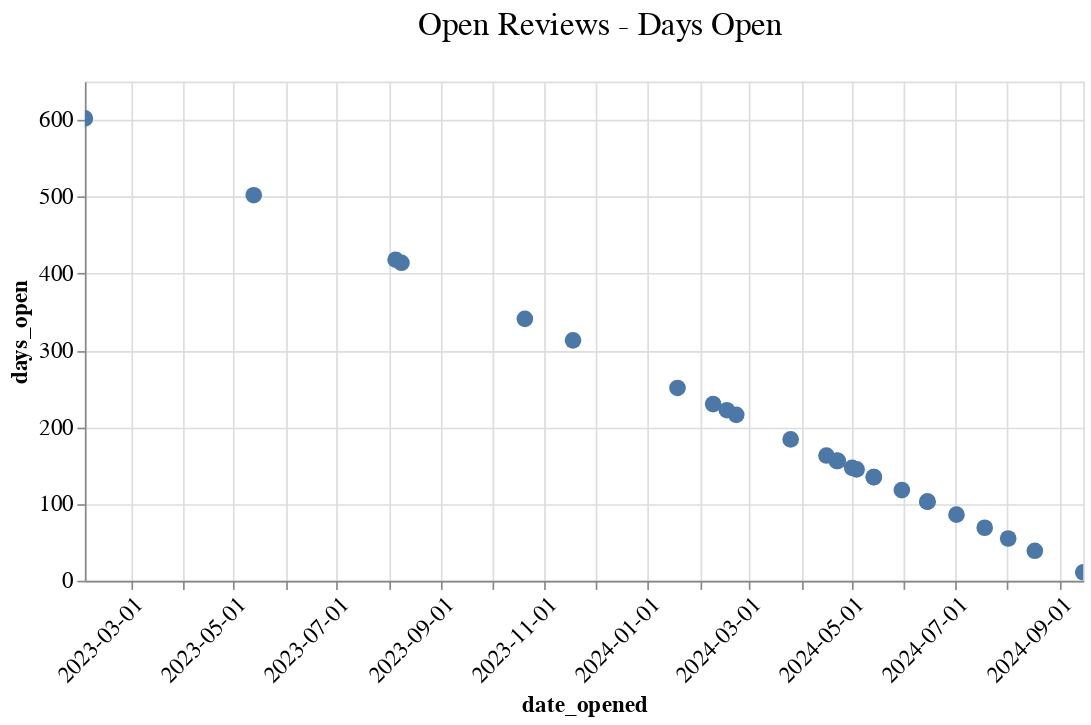

This figure's notebook cell:
### Code cell
# Create the Altair chart using object-oriented syntax
chart = (
    alt.Chart(open_reviews)
    .mark_line(point=alt.MarkConfig(filled=True, size=100), strokeWidth=0)
    .encode(
        x=alt.X('date_opened:T', axis=alt.Axis(labelAngle=-45, format='%Y-%m-%d')), # Ordinal quarter on the x-axis
        y=alt.Y('days_open:Q'),  # Quantitative days_open on the y-axis
        tooltip=['package_name', 'status', 'days_open', 'date_opened']
    )
    .properties(title="Open Reviews - Days Open", width="container")
    .interactive()
)

chart

### Figure 1 — Vega-Lite specification as saved in the notebook (floating-point values rounded to 4 significant figures)
{"config": {"title": {"fontSize": 20, "font": "Poppins", "anchor": "middle", "color": "black", "fontWeight": 400, "dy": -20, "dx": 10}, "axis": {"labelFontSize": 14, "titleFontSize": 14, "titleFont": "Poppins", "labelFont": "Poppins"}, "axisX": {"labelAngle": 0}, "legend": {"labelFontSize": 12, "titleFontSize": 14, "titleFont": "Poppins", "labelFont": "Poppins"}, "bar": {"color": "purple", "fill": "purple"}, "line": {"color": "purple"}, "view": {"height": 300, "width": 600, "padding": {"top": 190, "left": 10, "right": 10, "bottom": 90}}}, "data": {"name": "data-d1a5840642ac00bf9d1c30b83d702ebe"}, "mark": {"type": "line", "point": {"filled": true, "size": 100}, "strokeWidth": 0}, "encoding": {"tooltip": [{"field": "package_name", "type": "nominal"}, {"field": "status", "type": "nominal"}, {"field": "days_open", "type": "quantitative"}, {"field": "date_opened", "type": "temporal"}], "x": {"axis": {"format": "%Y-%m-%d", "labelAngle": -45}, "field": "date_opened", "type": "temporal"}, "y": {"field": "days_open", "type": "quantitative"}}, "params": [{"name": "param_15", "select": {"type": "interval", "encodings": ["x", "y"]}, "bind": "scales"}], "title": "Open Reviews - Days Open", "width": "container", "$schema": "https://vega.github.io/schema/vega-lite/v5.17.0.json", "datasets": {"data-d1a5840642ac00bf9d1c30b83d702ebe": [{"Unnamed: 0": 0, "package_name": "FElupe", "date_opened": "2024-09-14T22:37:44+00:00", "labels": "['0/pre-review-checks', 'New Submission!']", "status": "pre-review", "days_open": 11}, {"Unnamed: 0": 1, "package_name": "Solar Data Tools", "date_opened": "2024-08-17T06:30:02+00:00", "labels": "['2/seeking-reviewers']", "status": "under-review", "days_open": 39}, {"Unnamed: 0": 2, "package_name": "THzTools", "date_opened": "2024-08-01T11:54:53+00:00", "labels": "['0/seeking-editor']", "status": "seeking editor", "days_open": 55}, {"Unnamed: 0": 3, "package_name": "BlackMarblePy", "date_opened": "2024-07-18T14:15:11+00:00", "labels": "['1/editor-assigned']", "status": "under-review", "days_open": 69}, {"Unnamed: 0": 4, "package_name": "MontePy", "date_opened": "2024-07-01T21:04:05+00:00", "labels": "['3/reviewers-assigned']", "status": "under-review", "days_open": 86}, {"Unnamed: 0": 5, "package_name": "Great Tables", "date_opened": "2024-06-14T19:55:59+00:00", "labels": "['1/editor-assigned']", "status": "under-review", "days_open": 103}, {"Unnamed: 0": 6, "package_name": "Stingray", "date_opened": "2024-06-14T12:59:47+00:00", "labels": "['3/reviewers-assigned', 'astropy']", "status": "under-review", "days_open": 103}, {"Unnamed: 0": 7, "package_name": "Fluidimage", "date_opened": "2024-05-30T12:53:48+00:00", "labels": "['0/seeking-editor']", "status": "seeking editor", "days_open": 118}, {"Unnamed: 0": 8, "package_name": "astrodata", "date_opened": "2024-05-13T23:48:03+00:00", "labels": "['4/reviews-in-awaiting-changes', 'astropy']", "status": "under-review", "days_open": 135}, {"Unnamed: 0": 9, "package_name": "QuadratiK", "date_opened": "2024-05-13T21:23:44+00:00", "labels": "['4/reviews-in-awaiting-changes']", "status": "under-review", "days_open": 135}, {"Unnamed: 0": 10, "package_name": "PyPartMC", "date_opened": "2024-05-03T18:22:59+00:00", "labels": "['2/seeking-reviewers', '1/editor-assigned']", "status": "under-review", "days_open": 145}, {"Unnamed: 0": 11, "package_name": "Dolphot-LC", "date_opened": "2024-05-01T02:37:44+00:00", "labels": "['0/pre-review-checks', '⌛ pending-maintainer-response']", "status": "on hold", "days_open": 147}, {"Unnamed: 0": 12, "package_name": "ANDES", "date_opened": "2024-04-22T15:24:10+00:00", "labels": "['0/pre-review-checks', 'New Submission!', 'on-hold']", "status": "on hold", "days_open": 156}, {"Unnamed: 0": 13, "package_name": "CyNetDiff", "date_opened": "2024-04-22T03:28:38+00:00", "labels": "['1/editor-assigned']", "status": "under-review", "days_open": 156}, {"Unnamed: 0": 14, "package_name": "AMS", "date_opened": "2024-04-22T01:37:56+00:00", "labels": "['3/reviewers-assigned']", "status": "under-review", "days_open": 156}, {"Unnamed: 0": 15, "package_name": "pooltool", "date_opened": "2024-04-15T21:44:43+00:00", "labels": "['6/pyOS-approved']", "status": "pyos-accepted", "days_open": 163}, {"Unnamed: 0": 16, "package_name": "CovPlan", "date_opened": "2024-03-25T17:06:21+00:00", "labels": "['0/pre-review-checks', '⌛ pending-maintainer-response', 'New Submission!']", "status": "on hold", "days_open": 184}, {"Unnamed: 0": 19, "package_name": "plot_phylo", "date_opened": "2024-02-22T11:55:59+00:00", "labels": "['4/reviews-in-awaiting-changes']", "status": "under-review", "days_open": 216}, {"Unnamed: 0": 20, "package_name": "PetroFit", "date_opened": "2024-02-16T22:46:47+00:00", "labels": "['2/seeking-reviewers', 'astropy']", "status": "under-review", "days_open": 222}, {"Unnamed: 0": 21, "package_name": "harmonize-wq", "date_opened": "2024-02-08T19:43:03+00:00", "labels": "['6/pyOS-approved']", "status": "pyos-accepted", "days_open": 230}, {"Unnamed: 0": 22, "package_name": "disdrodb", "date_opened": "2024-01-18T17:25:28+00:00", "labels": "['1/editor-assigned']", "status": "under-review", "days_open": 251}, {"Unnamed: 0": 25, "package_name": "Plenoptic", "date_opened": "2023-11-17T20:39:40+00:00", "labels": "['3/reviewers-assigned', '⌛ pending-maintainer-response']", "status": "on hold", "days_open": 313}, {"Unnamed: 0": 29, "package_name": "rdata", "date_opened": "2023-10-20T08:26:10+00:00", "labels": "['6/pyOS-approved']", "status": "pyos-accepted", "days_open": 341}, {"Unnamed: 0": 32, "package_name": "GemGIS", "date_opened": "2023-08-08T07:11:59+00:00", "labels": "['4/reviews-in-awaiting-changes', '⌛ pending-maintainer-response', 'on-hold']", "status": "on hold", "days_open": 414}, {"Unnamed: 0": 33, "package_name": "psychoanalyze", "date_opened": "2023-08-04T19:38:38+00:00", "labels": "['0/pre-review-checks', '⌛ pending-maintainer-response', 'on-hold']", "status": "on hold", "days_open": 418}, {"Unnamed: 0": 37, "package_name": "climate_indices", "date_opened": "2023-05-12T19:51:24+00:00", "labels": "['0/pre-review-checks', '⌛ pending-maintainer-response']", "status": "on hold", "days_open": 502}, {"Unnamed: 0": 45, "package_name": "Hamilton (sf-hamilton on pypi)", "date_opened": "2023-02-01T20:37:10+00:00", "labels": "['0/pre-review-checks', 'on-hold']", "status": "on hold", "days_open": 602}]}}
